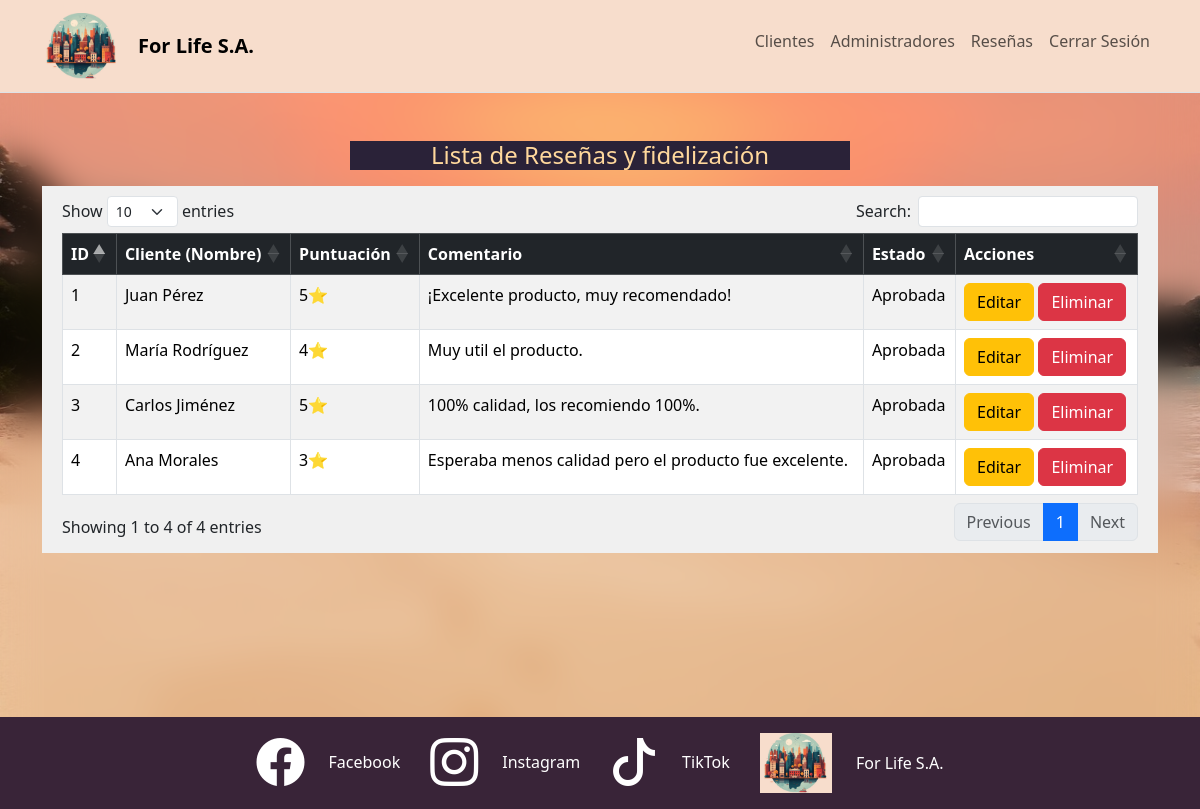
/admin/reviews/index.php (signed in), run on the app's committed database.
### tables this page shows
CREATE TABLE feedback (
  id INT UNSIGNED AUTO_INCREMENT PRIMARY KEY,
  score INT NOT NULL DEFAULT 1,
  customer_id INT UNSIGNED NOT NULL,
  product_id INT UNSIGNED NOT NULL,
  full_name VARCHAR(200) NOT NULL,
  comment VARCHAR(200) NOT NULL,
  status ENUM('Aprobada','Denegada', 'Pendiente') NOT NULL,
  FOREIGN KEY (customer_id) REFERENCES customer(id) ON DELETE CASCADE,
  FOREIGN KEY (product_id) REFERENCES products(id) ON DELETE CASCADE
);

### admin/reviews/index.php (the view, shortened to what this page needs)
<?php
$mysqli = openConnection();
$sqlreviews = 'SELECT * FROM feedback';
$reviewsDisponibles= $mysqli->prepare($sqlreviews);
$reviewsDisponibles->execute();
$reviewsResult = $reviewsDisponibles->get_result();
?>
<!DOCTYPE html>
<html lang="es">
<head>
    <?php include '../../php/components/admin/styles/admin-common-styles.php'; ?>
    <link href="https://cdn.jsdelivr.net/npm/bootstrap@5.3.8/dist/css/bootstrap.min.css" rel="stylesheet" />
</head>
<body>
<?php include '../../php/components/admin/nav-bar-admin.php'; ?>
<main>
    <div class="container py-4 mt-4">
        <div class="d-flex justify-content-between align-items-center mb-3">
            <h4 class="h4 m-auto titulo px-5">Lista de Reseñas y fidelización</h4>
        </div>
        <div class="table-responsive">
            <table class="table table-striped table-bordered" id = "table-reviews">
                <thead class="table-dark">
                    <tr>
                        <th>ID</th>
                        <th>Cliente (Nombre)</th>
                        <th>Puntuación</th>
                        <th>Comentario</th>
                        <th>Estado</th>
                        <th>Acciones</th>
                    </tr>
                </thead>
                <tbody>
                    <?php
                        if ($reviewsResult) {
                            while ($fila = $reviewsResult->fetch_assoc()):
                            ?>
                    <tr>
                        <td><?php echo $fila["id"];?></td>
                        <td><?php echo $fila["full_name"];?></td>
                        <td><?php echo $fila["score"];?>⭐</td>
                        <td><?php echo $fila["comment"];?></td>
                        <td><?php echo $fila["status"];?></td>
                        <td>
                            <a href="edit.php?id=<?php echo $fila["id"];?>" class="btn btn-warning">Editar</a>
                            <a
                            href="#"
                            data-task-id="<?= htmlspecialchars($fila['id']); ?>"
                            class="btn btn-danger btn-eliminar-resenna">
                            Eliminar
                        </a>
                        </td>
                    </tr>
                        <?php endwhile;
                        }?>
                </tbody>
            </table>
        </div>
    </div>
</main>
<?php
      include '../../php/components/admin/styles/footer.php'; ?>
</body>
</html>

### assets/css/admin/footer.css (style rules this page uses)
.titulo { color: #ffd89c !important; font-size: 22px; font-weight: bold; width: 100%; margin: 0 auto; background: #2a2238 !important; max-width: 500px; text-align: center; }
body { background: url("/for-life/assets/img/costa-rica.jpg") no-repeat; background-size: cover; width: 100%; background-attachment: fixed; backdrop-filter: blur(18px); -webkit-backdrop-filter: blur(18px); height: 100vh; }
form, .table-responsive { background: #f0f0f0; padding: 10px 20px; }
main { min-height: 75vh; }

### data on the page
feedback: id "1", full_name "Juan Pérez", score "5", comment "¡Excelente producto, muy recomendado!", status "Aprobada"
feedback: id "2", full_name "María Rodríguez", score "4", comment "Muy util el producto.", status "Aprobada"
feedback: id "3", full_name "Carlos Jiménez", score "5", comment "100% calidad, los recomiendo 100%.", status "Aprobada"
feedback: id "4", full_name "Ana Morales", score "3", comment "Esperaba menos calidad pero el producto fue excelente.", status "Aprobada"
